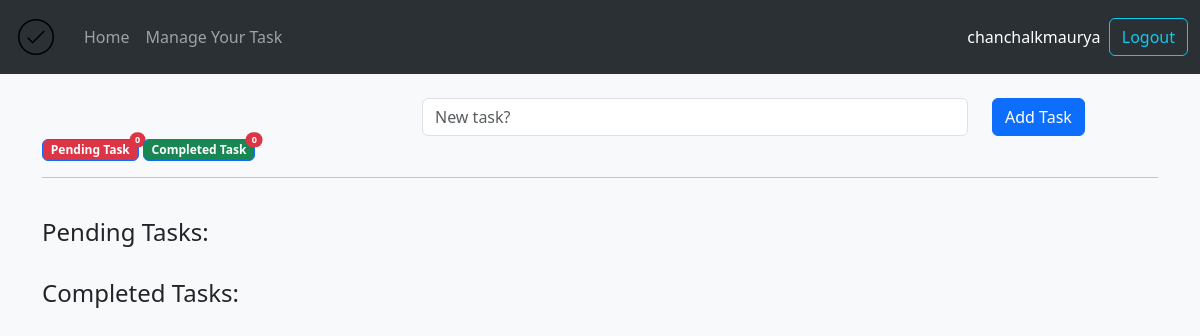
Page /task/ (signed in) on the earlier database version.
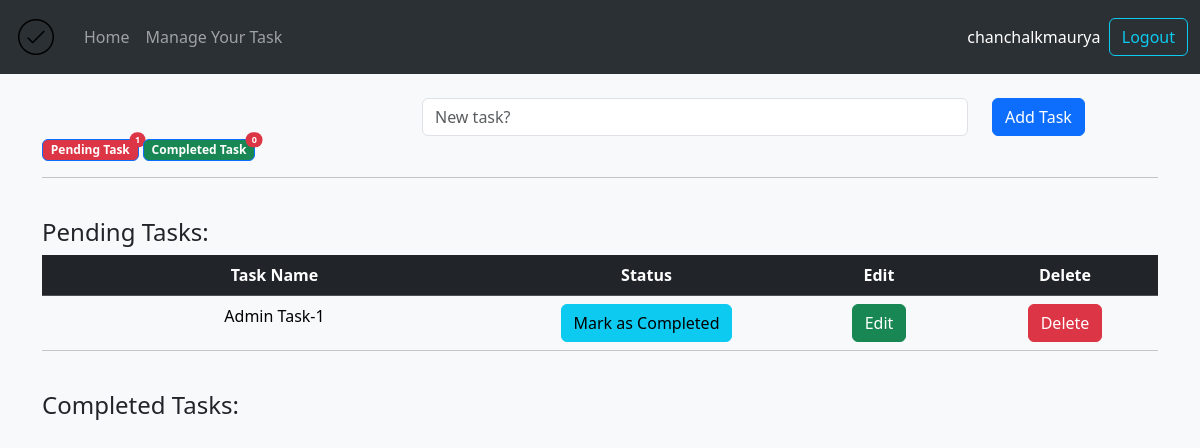
Same page on the later database version.
### todolist/models.py (models this page shows, shortened)
class TaskList(models.Model):
    owner = models.ForeignKey(User, on_delete=models.CASCADE, default= None)
    task = models.CharField(max_length=300)
    done = models.BooleanField(default=False)

### todolist/views.py (the view)
# urls.py: path('task/', views.tasklist, name="tasklist"),
@login_required
def tasklist(request):
    if request.method == "POST":
        form = TaskForm(request.POST or None)
        if form.is_valid():
            instance = form.save(commit=False)
            instance.owner = request.user
            instance.save()
        messages.success(request, ("new task added"))
        return redirect("tasklist")
    else:
        all_task = TaskList.objects.filter(owner=request.user)
        pending_task = 0
        completed_task = 0
        for task in all_task:
            if not task.done:
                pending_task += 1
            else:
                completed_task += 1
        parameters = {
            'title':"Task Manager",
            'all_task':all_task,
            'pending_task':pending_task,
            'completed_task':completed_task
        }
        return render(request, "task.html", parameters)

### todolist/templates/task.html (shortened to what this page needs)
{% extends "base.html" %}
{% block content %}<br>
<div class="container fluid">
  <form method="POST">
    <div class="row">
      <div class="col-sm-4">
      </div>
      <div class="col-sm-6">
        <input type="text" class="form-control" id="new_task" name="task" placeholder="New task?">
      </div>
      <div class="col-sm-2">
      <button type="submit" class="btn btn-primary">Add Task</button>
      </div>
    </div>
  </form>
<button type="button" class="btn btn-primary position-relative badge text-bg-danger">
    Pending Task
    <span class="position-absolute top-0 start-100 translate-middle badge rounded-pill bg-danger">
      {{pending_task}}
    </span>
</button>
<button type="button" class="btn btn-primary position-relative badge text-bg-success">
    Completed Task
    <span class="position-absolute top-0 start-100 translate-middle badge rounded-pill bg-danger">
    {{completed_task}}
    </span>
</button>
<hr>
<br>
<h4> Pending Tasks: </h4>
{% if pending_task %}
<table class="table text-center">
    <thead>
      <tr  class="table-dark">
        <th class="col-lg-5">Task Name</th>
        <th class="col-lg-3">Status</th>
        <th class="col-lg-2">Edit</th>
        <th class="col-lg-2">Delete</th>
      </tr>
    </thead>
    <tbody>
    {% for tasks in all_task %}
      {% if not tasks.done %}
      <tr class="table-light">
        <td>{{tasks.task}}</td>
        <td><a href="{% url 'complete_uncomplete_task' tasks.id %}"><button type="button" class="btn btn-info">Mark as Completed</button></a></td>
        <td><a href="{% url 'edit_task' tasks.id %}"><button type="button" class="btn btn-success">Edit</button></a></td>
        <td><a href="{% url 'delete_task' tasks.id %}"><button type="button" class="btn btn-danger">Delete</button></a></td>
      </tr>
      {% endif %}
    {% endfor %}
    </tbody>
  </table>
{% endif %}
<br>
<h4> Completed Tasks: </h4>
</div>
{% endblock content %}

### templates/base.html (shortened to what this page needs)
<!doctype html>
{% load static %}
<html lang="en">
  <head>
    <nav class="navbar navbar-expand-lg bg-body-tertiary" style="background-color: #e3f2fd;" data-bs-theme="dark">
        <div class="container-fluid">
          <a class="navbar-brand" href="{% url 'index' %}"><img src="{% static 'images/logo.png'%}" alt="logo"></a>
          <div class="collapse navbar-collapse" id="navbarSupportedContent">
            <ul class="navbar-nav me-auto mb-2 mb-lg-0">
              <li class="nav-item">
                <a class="nav-link" href="{% url 'index' %}">Home</a>
              </li>
                <li class="nav-item">
                  <a class="nav-link" href="{% url 'tasklist' %}">Manage Your Task</a>
                </li>
            </ul>
            {% if user.is_authenticated  %}
            <div class="text-white">{{ user.username }}</div>&nbsp;&nbsp;
                <a href="{% url 'logout' %}"><button class="btn btn-outline-info" type="submit">Logout</button></a>
            {% elif current_page == 'login' %}
              <a href="https://www.linkedin.com/in/chanchalkmaurya/"><button class="btn btn-outline-success" type="submit">Know me</button></a>&nbsp;&nbsp;
                <a href="{% url 'register' %}"><button class="btn btn-outline-secondary" type="submit">Register</button></a>
            {% else %}
              <a href="https://www.linkedin.com/in/chanchalkmaurya/"><button class="btn btn-outline-success" type="submit">Know me</button></a>&nbsp;&nbsp;
                <a href="{% url 'login' %}"><button class="btn btn-outline-secondary" type="submit">Login</button></a>
            {% endif %}
          </div>
        </div>
      </nav>
    <link href="https://cdn.jsdelivr.net/npm/bootstrap@5.3.3/dist/css/bootstrap.min.css" rel="stylesheet">
  </head>
  <body class="bg-light">
    {% block content %}{% endblock content %}
  </body>
</html>

Differences in the rows shown:
now on this page (row edited): TaskList: task "Admin Task-1"
Other differences:
{{ pending_task }}: "0" → "1"
text now shown: "Task Name Status Edit Delete"
